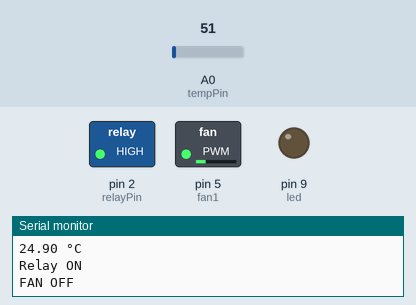
Simulated run of this sketch. Board: Arduino Uno, built with avr-gcc and run on an emulated ATmega328P. Shown: switched loads named in the sketch (green lamp = pin HIGH), output pins drawn as LEDs (lit = HIGH), the last lines printed to the serial monitor. The test bench sets the inputs (shaded band); at power-on: A0 (tempPin) = 51.

Above: at 13.5 s.
13.6 s: A0 (tempPin) set to 92
18.5 s: A0 (tempPin) set to 101
At 23.5 s:
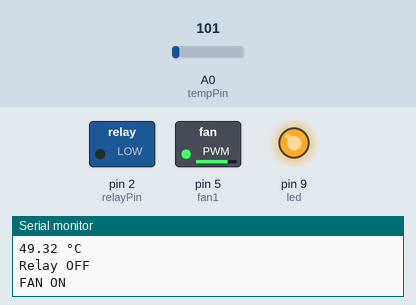
23.8 s: A0 (tempPin) set to 86
At 28.5 s:
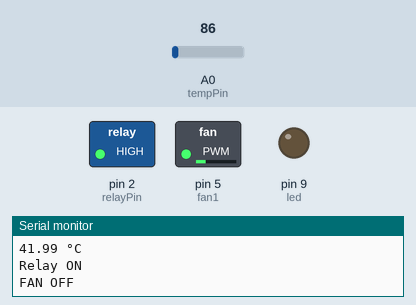
28.8 s: A0 (tempPin) set to 112
At 33.6 s:
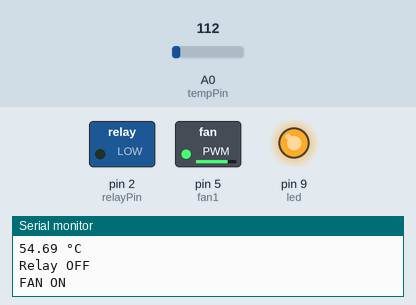
Timing chart, 0 to 34.8 s (numbered marks = the images above; inputs shaded):
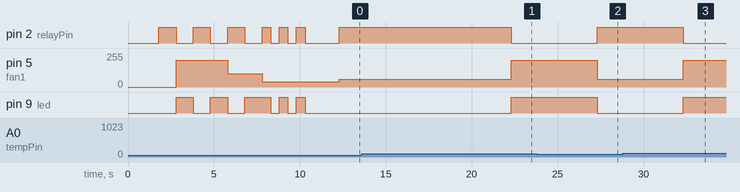

Measured:
- the behaviour switches between 96 and 97 on A0 (tempPin) (found by bisection; images 0 and 1)
- after the input at 18.5 s, pin 2 (relayPin): HIGH → LOW after 3.8 s; pin 5 (fan1): 60/255 → 200/255 after 3.8 s; pin 9 (led): LOW → HIGH after 3.8 s
- after the input at 23.8 s, pin 2 (relayPin): LOW → HIGH after 3.5 s; pin 5 (fan1): 200/255 → 60/255 after 3.5 s; pin 9 (led): HIGH → LOW after 3.5 s
- after the input at 28.8 s, pin 2 (relayPin): HIGH → LOW after 3.5 s; pin 5 (fan1): 60/255 → 200/255 after 3.5 s; pin 9 (led): LOW → HIGH after 3.5 s

The sketch:

proyeto_final.ino
```cpp
float tempC;                            // create variable to store the temperature in.
#define tempPin A0                     // Attach vout to analog pin 0.
int led = 9;                           // attach led to pin 13.
int fan1 = 5;                           // attach base of transistor to digital pin 3.
char valor = 0;
int relayPin = 2;                       // define pin for relay

void setup()                            // Will execute once at the start of the code.
{
  Serial.begin(9600);                   // opens serial port, sets data rate to 9600 bps
  pinMode (led, OUTPUT);                // sets the led pin 13 up as an output.
  pinMode (fan1, OUTPUT);               // sets the fan1 pin 3 up as an output.
  pinMode(relayPin, OUTPUT);
  Serial.println("Proyecto de Control Jorge Viloria");
  delay(1000);
  Serial.println("   INICIANDO SISTEMA DE CONTROL ");
  delay(800);
  digitalWrite(relayPin, HIGH);// turn relay ON delay(800);
  digitalWrite (led, LOW);         // turns on led.
  delay(1000);
  digitalWrite(relayPin, LOW);// turn relay ON delay(800);
  digitalWrite (led, HIGH);         // turns on led.
  analogWrite (fan1, 200);
  delay(1000);
  digitalWrite(relayPin, HIGH);// turn relay ON delay(800);
  digitalWrite (led, LOW);         // turns on led.
  delay(1000);
  digitalWrite(relayPin, LOW);// turn relay ON delay(800);
  digitalWrite (led, HIGH);         // turns on led.
  delay(1000);
  digitalWrite(relayPin, HIGH);// turn relay ON delay(800);
  digitalWrite (led, LOW);         // turns on led.
  analogWrite (fan1, 100);
  delay(1000);
  digitalWrite(relayPin, LOW);// turn relay ON delay(800);
  digitalWrite (led, HIGH);         // turns on led.
  delay(1000);
  digitalWrite(relayPin, HIGH);// turn relay ON delay(800);
  digitalWrite (led, HIGH);         // turns on led.
  analogWrite (fan1, 40);
  delay(500);
  digitalWrite(relayPin, LOW);// turn relay ON delay(800);
  digitalWrite (led, LOW);         // turns on led.
  delay(500);
  digitalWrite(relayPin, HIGH);// turn relay ON delay(800);
  digitalWrite (led, HIGH);         // turns on led.
  delay(500);
  digitalWrite(relayPin, LOW);// turn relay ON delay(800);
  digitalWrite (led, LOW);         // turns on led.
  delay(500);
  digitalWrite(relayPin, HIGH);// turn relay ON delay(800);
  digitalWrite (led, HIGH);         // turns on led.
  delay(500);
  digitalWrite(relayPin, LOW);// turn relay ON delay(800);
  digitalWrite (led, LOW);
  delay(2000);
}

void loop()                             // code here will continue to replay nutil powered off.
{
  tempC = analogRead(tempPin);          // read the analog value from the lm35 sensor.
  tempC = (5.0 * tempC * 100.0)/1024.0; // convert the analog input to temperature in centigrade.
  Serial.print(tempC);
  Serial.print(" \xC2\xB0"); // shows degree symbol
  Serial.println("C");

  // send the data to the computer.
    if (tempC > 47)                     // creates bool expression for analyzation. if it evaluates to true,
    {
                                       // the body of the if statement will execute.
      digitalWrite(relayPin, LOW);     // turn relay ON.
      Serial.println("Relay OFF");
      digitalWrite (led, HIGH);         // turns on led.
      analogWrite (fan1, 200);          // turns on fan1.
      Serial.println ("FAN ON");
      delay(3000);
    }
    else                                // if the if equation evaluates to false the else statement will execute.
    {
      digitalWrite(relayPin, HIGH);// turn relay ON
      Serial.println("Relay ON");
      digitalWrite (led, LOW);          // turns off led.
      analogWrite (fan1, 60);         // turns off fan1.
      Serial.println("FAN OFF");
      delay(3000);
    }
    delay(2000);
}


//Processing Code:
//
////import Serial communication library
//import processing.serial.*;
//
////init variables
//Serial commPort;
//float tempC;
//float tempF;
//int yDist;
//PFont font12;
//PFont font24;
//float[] tempHistory = new float[100];
//
//void setup()
//{
//  //setup fonts for use throughout the application
//  font12 = loadFont("Verdana-12.vlw");
//  font24 = loadFont("Verdana-24.vlw");
//
//  //set the size of the window
//  size(210, 200);
//
//  //init serial communication port
//  commPort = new Serial(this, "COM5", 9600);
//
//  //fill tempHistory with default temps
//  for(int index = 0; index<100; index++)
//    tempHistory[index] = 0;
//}
//
//void draw()
//{
//  //get the temp from the serial port
//  while (commPort.available() > 0)
//  {
//    tempC = commPort.read();
//
//    //refresh the background to clear old data
//    background(123);
//
//    //draw the temp rectangle
//    colorMode(RGB, 160);  //use color mode sized for fading
//    stroke (0);
//    rect (49,19,22,162);
//    //fade red and blue within the rectangle
//    for (int colorIndex = 0; colorIndex <= 160; colorIndex++)
//    {
//      stroke(160 - colorIndex, 0, colorIndex);
//      line(50, colorIndex + 20, 70, colorIndex + 20);
//    }
//
//    //draw graph
//    stroke(0);
//    fill(255,255,255);
//    rect(90,80,100,100);
//    for (int index = 0; index<100; index++)
//    {
//      if(index == 99)
//        tempHistory[index] = tempC;
//      else
//        tempHistory[index] = tempHistory[index + 1];
//      point(90 + index, 180 - tempHistory[index]);
//    }
//
//    //write reference values
//    fill(0,0,0);
//    textFont(font12);
//    textAlign(RIGHT);
//    text("212 F", 45, 25);
//    text("32 F", 45, 187);
//
//    //draw triangle pointer
//    yDist = int(160 - (160 * (tempC * 0.01)));
//    stroke(0);
//    triangle(75, yDist + 20, 85, yDist + 15, 85, yDist + 25);
//
//    //write the temp in C and F
//    fill(0,0,0);
//    textFont(font24);
//    textAlign(LEFT);
//    tempC = 5*tempC*100/1024;
//    text(str(int(tempC)) + " C", 115, 37);
//    text(str(int(tempC*1.8+32)) + " F", 115, 65);
//  }
//}
```
